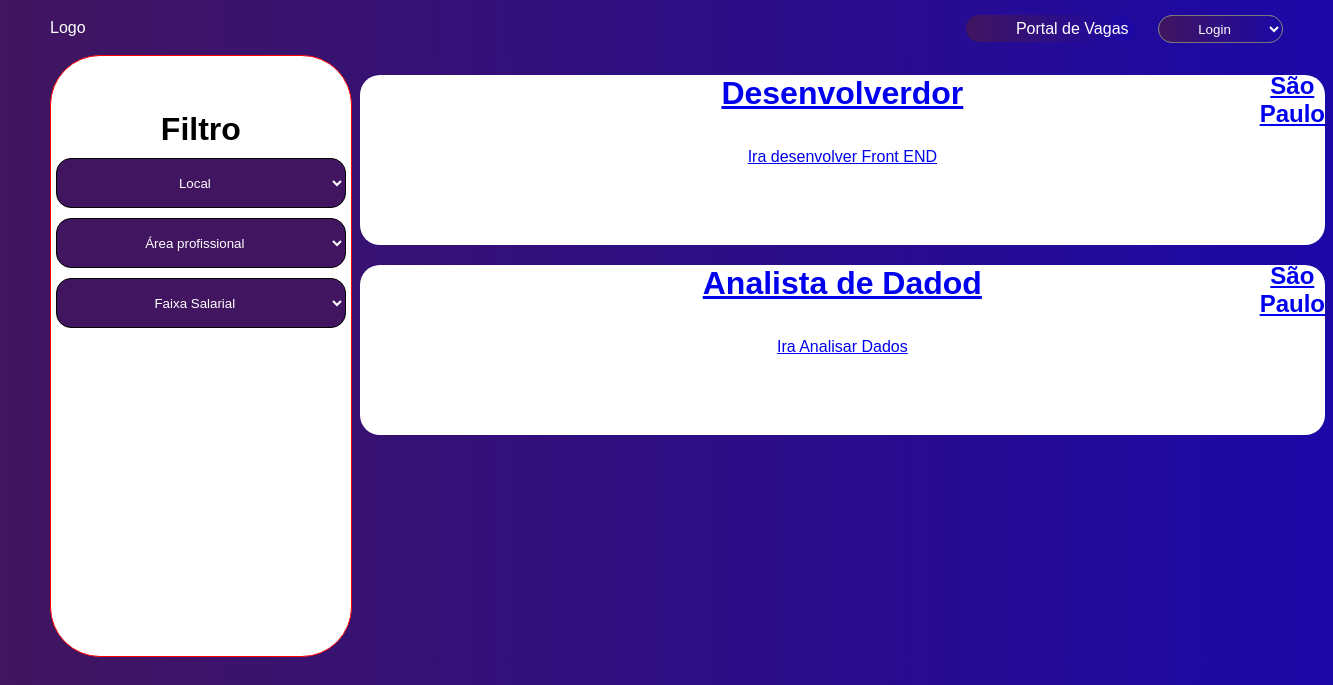
Before: /PHP/portalDVagas.php with the older database file.
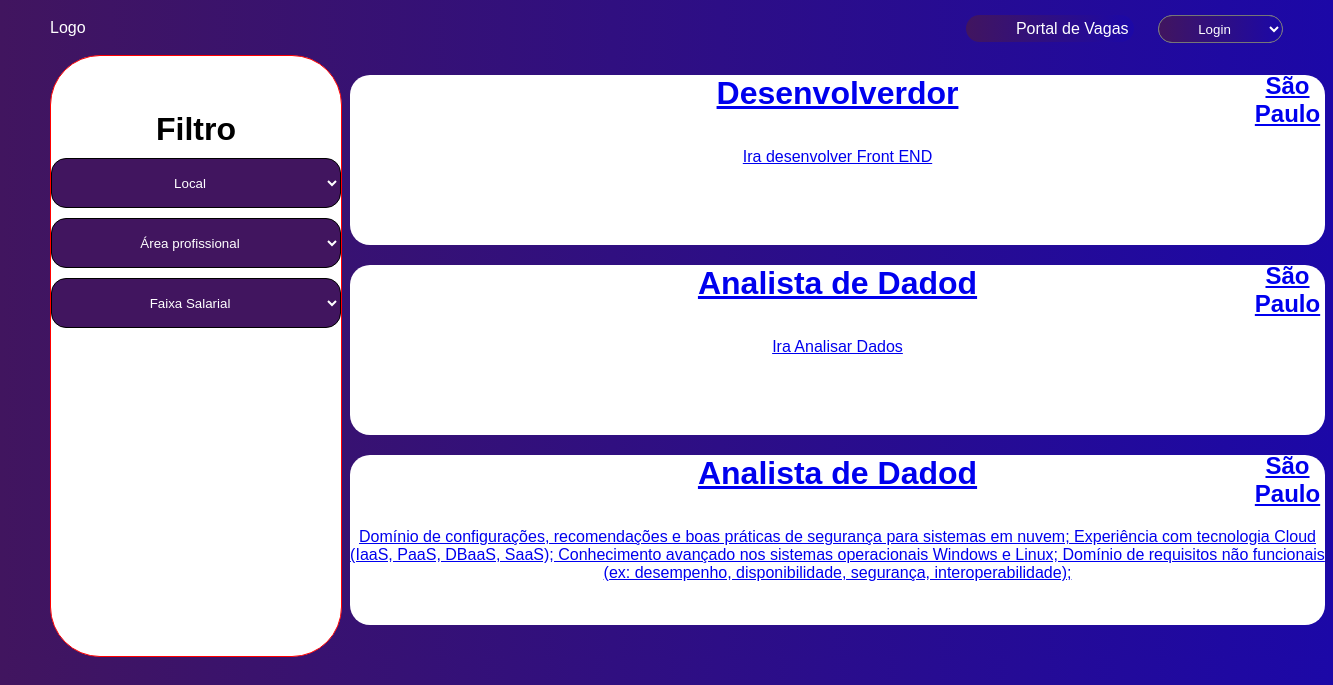
After: the same page with the newer database file.
### tables this page shows
create table cadasVagas(
	id int auto_increment primary key unique,
    cargo varchar(100),
    localVaga varchar(100),
    descricaoVaga TEXT
);

### PHP/portalDVagas.php (the view, shortened to what this page needs)
<?php
    include('conexao.php');
    $query = $dbh->prepare('SELECT * FROM cadasVagas');
    $query->execute();
    $vagas = $query->fetchAll(PDO::FETCH_ASSOC);
?>
<!DOCTYPE html>
<html lang="pt-br">
<head>
    <link rel="stylesheet" href="../CSS/styleInicial.css">
    <link rel="stylesheet" href="../CSS/portalVagas.css">
</head>
<body>
    <header>
        <a href=""><img src="" alt="">Logo</a>
        <div class="cabecalho-inicial">
            <a href="portalVagas.html">Portal de Vagas</a>
                <select name="login" id="link" onchange="location = this.value;">
                    <option value="" disabled selected>Login</option>
                </select>
        </div>
    </header>
    <div class="conteiner">
        <div class="filto-to">
            <div class="filtro">
                <h1>Filtro</h1>
                <select name="" id="" aria-placeholder="Filtro">
                    <option value="">Local</option>
                </select>
                <select name="" id="">
                    <option value="">Área profissional</option>
                </select>
                <select name="" id="">
                    <option value="">Faixa Salarial</option>
                </select>
            </div>
        </div>
        <div class="vagas-to">
        <?php
        foreach($vagas as $vaga){
            echo '<div class="vagas">';
            echo  '<a href="../HTML/Inicial.html">';
            echo  '<h1>'.$vaga['cargo'].'</h1>';
            echo  '<h2>'.$vaga['localVaga'].'</h2>';
            echo    '<p>'.$vaga['descricaoVaga'].'</p>';
           echo '</div>';
            }
        ?>
        </div>
    </div>
</body>
</html>

### CSS/styleInicial.css (style rules this page uses)
* { margin: 0; padding: 0; }
body { font-family: 'Nunito', sans-serif; }
header { display: flex; width: 100%; height: 55px; align-items: center; justify-content: space-between; background-image: linear-gradient(to right, #41155F , #1C08A7); }
header a { text-decoration: none; padding: 5px; color: white; padding-left: 50px; }
.cabecalho-inicial { margin: 5px; height: 25px; margin-right: 50px; }
.cabecalho-inicial a { width: 100px; height: 50px; margin-right: 20px; background-image: linear-gradient(to right, #41155F , #1C08A7); border-radius: 30px; }
.cabecalho-inicial select { border-radius: 25px; height: 28px; width: 125px; background-image: linear-gradient(to right, #41155F , #1C08A7); text-align: center; color: white; }
.cabecalho-inicial select option { color: black; }

### CSS/portalVagas.css (style rules this page uses)
* { margin: 0; padding: 0; }
body { background-image: linear-gradient(to right, #41155F , #1C08A7); }
.conteiner { display: flex; width: 100%; height: 100%; }
.filto-to { display: flex; background: white; width: 50%; height: 600px; margin-left: 50px; border-radius: 50px; border: 1px solid red; }
.filtro { text-align: center; margin: 0 auto; margin-top: 55px; }
.filtro select { margin-top: 10px; width: 290px; height: 50px; display: flex; border: 1px solid black; border-radius: 15px; background: #41155F; color: white; text-align: center; }
.vagas { margin: 0 auto; margin-top: 20px; margin-left: 8px; border-radius: 20px; background: white; height: 170px; text-align: center; margin-right: 8px; }
.vagas p { padding-top: 20px; }
.vagas h1 { width: 300px; text-align: center; margin: auto; }
.vagas h2 { margin-left: 900px; margin-top: -40px; }

Changed rows visible on the page:
added cadasvagas: cargo "Analista de Dadod", localVaga "São Paulo", descricaoVaga "Domínio de configurações, recomendações e boas práticas de segurança para sistemas em nuvem; Experiência com tecnologia Cloud (IaaS, PaaS, DBaaS, SaaS); Conhecimento avançado nos sistemas operacionais Windows e Linux; Domínio de requisitos não funcionais (ex: desempenho, disponibilidade, segurança, interoperabilidade);"
